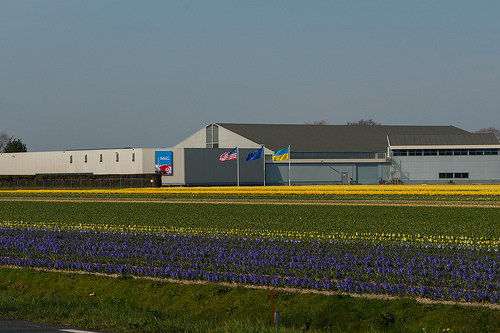
#> input picture flowers/tulip/13472387874_d844478dbb.jpg, 500 x 333 px; its folder holds only this picture in this run
$ jupyter execute --allow-errors blur.ipynb   (shell and % lines are left out)
#> lines starting #> are read from the running program, lines starting #| are printed output that depends on the picture; after the words box and inside, x2 and y2 are one past the last pixel; in counts of white or black regions, pixels touching at a corner belong together
[cell 1]
import os

[cell 2]
import warnings
warnings.filterwarnings('always')
warnings.filterwarnings('ignore')

# data visualization and manipulation
import numpy as np
import pandas as pd
import matplotlib.pyplot as plt
from matplotlib import style
import seaborn as sns

# configures matplotlib to inline and will display graphs below the corresponding cell
style.use('fivethirtyeight')
sns.set(style='whitegrid', color_codes=True)

#model selection
from sklearn.model_selection import train_test_split
from sklearn.model_selection import KFold
from sklearn.metrics import accuracy_score,precision_score,recall_score,confusion_matrix,roc_curve,roc_auc_score
from sklearn.model_selection import GridSearchCV
from sklearn.preprocessing import LabelEncoder

#preprocess
from keras.preprocessing.image import ImageDataGenerator

#libraries
from keras import backend as K
from keras.models import Sequential
from keras.layers import Dense
from keras.optimizers import Adam,SGD,Adagrad,Adadelta,RMSprop
from keras.utils import to_categorical

#for cnn
from keras.layers import Dropout, Flatten,Activation
from keras.layers import Conv2D, MaxPooling2D, BatchNormalization

import tensorflow as tf
import random as rn

#manipulation of zipped images and getting numpy arrays of pixel values of images
import cv2
import numpy as np
from tqdm import tqdm
import os
from random import shuffle
from zipfile import ZipFile
from PIL import Image

from skimage.color import rgb2gray
from scipy import ndimage

[cell 3]
X = []
Z = []
IMG_SIZE = 150
FLOWER_TULIP_DIR = '../flowers/tulip'

[cell 4]
def assign_label(img,flower_type):
    return flower_type

[cell 5]
def make_train_data(flower_type, DIR):
#> called with flower_type = 'Daisy', DIR = '../flowers/tulip'
    for img in tqdm(os.listdir(DIR)):
        label = assign_label(img, flower_type)
        path = os.path.join(DIR, img)
        img = cv2.imread(path, cv2.IMREAD_COLOR)
#> img is the input picture: shape (333, 500, 3); mean B, G, R 86.3, 98, 90.6
        img = cv2.resize(img, (IMG_SIZE, IMG_SIZE))
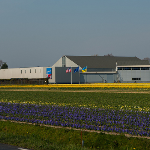
#> img: shape (150, 150, 3); mean B, G, R 86.4, 98, 90.6

        #Segmentation
        gray = cv2.cvtColor(img, cv2.COLOR_RGB2GRAY)
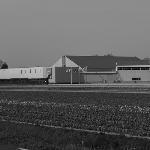
#> gray: shape (150, 150); min 3, max 209, mean 93.7
        ret, thresh = cv2.threshold(gray, 0, 255, cv2.THRESH_BINARY_INV + cv2.THRESH_OTSU)
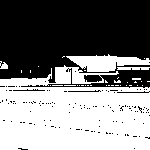
#> thresh: shape (150, 150); 49.9% white; 36 white regions (32 under 20 px), largest, box (x1, y1, x2, y2) and area: (0, 65, 150, 150) 10103, (66, 54, 150, 72) 869, (117, 67, 150, 70) 92, (0, 61, 8, 69) 43
#> ret = 93

        X.append(np.array(img))
        Z.append(str(label))

[cell 6]
make_train_data('Daisy', FLOWER_TULIP_DIR)
print(len(X))
#| 1

#> (a cell that did not finish here is left out)

[cell 8]
def blur():
    for i in range(1, len(X)):
        X[i] = cv2.GaussianBlur(X[i], (5, 5), 0)
#> this loop made 0 passes
#> after the loop, X = 1 item

$ run again, on flowers/tulip/13910028149_6c9d5485ef.jpg
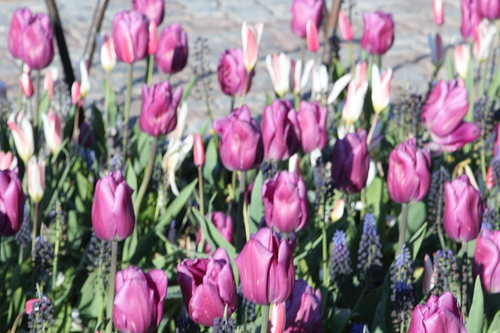
#> input picture flowers/tulip/13910028149_6c9d5485ef.jpg, 500 x 333 px
#> in make_train_data, img is the input picture: shape (333, 500, 3); mean B, G, R 136, 124.8, 145.1
#> img: shape (150, 150, 3)
#> in make_train_data, `gray = cv2.cvtColor(img, cv2.COLOR_RGB2GRAY)`:
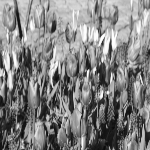
#> gray: shape (150, 150); min 9, max 255, mean 130.3
#> in make_train_data, `ret, thresh = cv2.threshold(gray, 0, 255, cv2.THRESH_BINARY_INV + cv2...`:
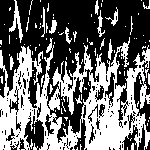
#> thresh: shape (150, 150); 41.5% white; 112 white regions (95 under 20 px), largest, box (x1, y1, x2, y2) and area: (0, 37, 150, 150) 8144, (9, 0, 23, 43) 183, (97, 10, 105, 37) 73
#> ret = 121
#| 1
#> after the loop in blur, `for i in range(1, len(X)):`: X = 1 item

$ run again, on flowers/tulip/14055538059_b826e0ac2b_n.jpg
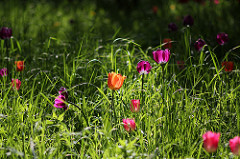
#> input picture flowers/tulip/14055538059_b826e0ac2b_n.jpg, 240 x 159 px
#> in make_train_data, img is the input picture: shape (159, 240, 3); mean B, G, R 31.9, 85.4, 75
#> img: shape (150, 150, 3)
#> in make_train_data, `gray = cv2.cvtColor(img, cv2.COLOR_RGB2GRAY)`:
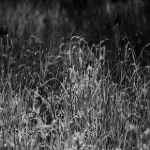
#> gray: shape (150, 150); min 2, max 220, mean 68.1
#> in make_train_data, `ret, thresh = cv2.threshold(gray, 0, 255, cv2.THRESH_BINARY_INV + cv2...`:
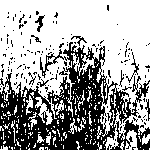
#> thresh: shape (150, 150); 63.8% white; 157 black regions (147 under 20 px), largest, box (x1, y1, x2, y2) and area: (0, 42, 150, 150) 6756, (110, 120, 150, 150) 475, (35, 15, 45, 32) 67
#> ret = 77
#| 1
#> after the loop in blur, `for i in range(1, len(X)):`: X = 1 item

$ run again, on flowers/tulip/4574785121_5d8ec4626e.jpg
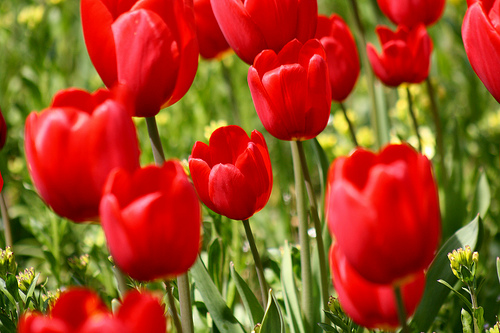
#> input picture flowers/tulip/4574785121_5d8ec4626e.jpg, 500 x 333 px
#> in make_train_data, img is the input picture: shape (333, 500, 3); mean B, G, R 32.2, 72.9, 157.6
#> img: shape (150, 150, 3)
#> in make_train_data, `gray = cv2.cvtColor(img, cv2.COLOR_RGB2GRAY)`:
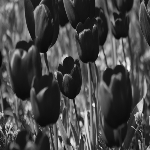
#> gray: shape (150, 150); min 5, max 253, mean 70.3
#> in make_train_data, `ret, thresh = cv2.threshold(gray, 0, 255, cv2.THRESH_BINARY_INV + cv2...`:
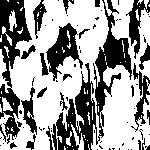
#> thresh: shape (150, 150); 62.1% white; 76 black regions (53 under 20 px), largest, box (x1, y1, x2, y2) and area: (52, 0, 132, 150) 3248, (0, 0, 32, 140) 1914, (46, 23, 83, 81) 905
#> ret = 80
#| 1
#> after the loop in blur, `for i in range(1, len(X)):`: X = 1 item

$ run again, on flowers/tulip/13530690445_9f1f5cf43a_n.jpg
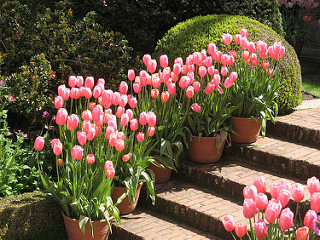
#> input picture flowers/tulip/13530690445_9f1f5cf43a_n.jpg, 320 x 240 px
#> in make_train_data, img is the input picture: shape (240, 320, 3); mean B, G, R 64.4, 87.9, 106.1
#> img: shape (150, 150, 3)
#> in make_train_data, `gray = cv2.cvtColor(img, cv2.COLOR_RGB2GRAY)`:
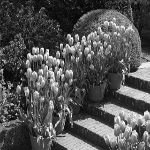
#> gray: shape (150, 150); min 2, max 253, mean 82.7
#> in make_train_data, `ret, thresh = cv2.threshold(gray, 0, 255, cv2.THRESH_BINARY_INV + cv2...`:
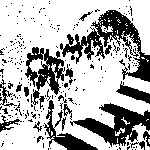
#> thresh: shape (150, 150); 70.3% white; 235 black regions (213 under 20 px), largest, box (x1, y1, x2, y2) and area: (60, 10, 150, 82) 1925, (70, 103, 150, 147) 1428, (25, 47, 65, 105) 971
#> ret = 105
#| 1
#> after the loop in blur, `for i in range(1, len(X)):`: X = 1 item
